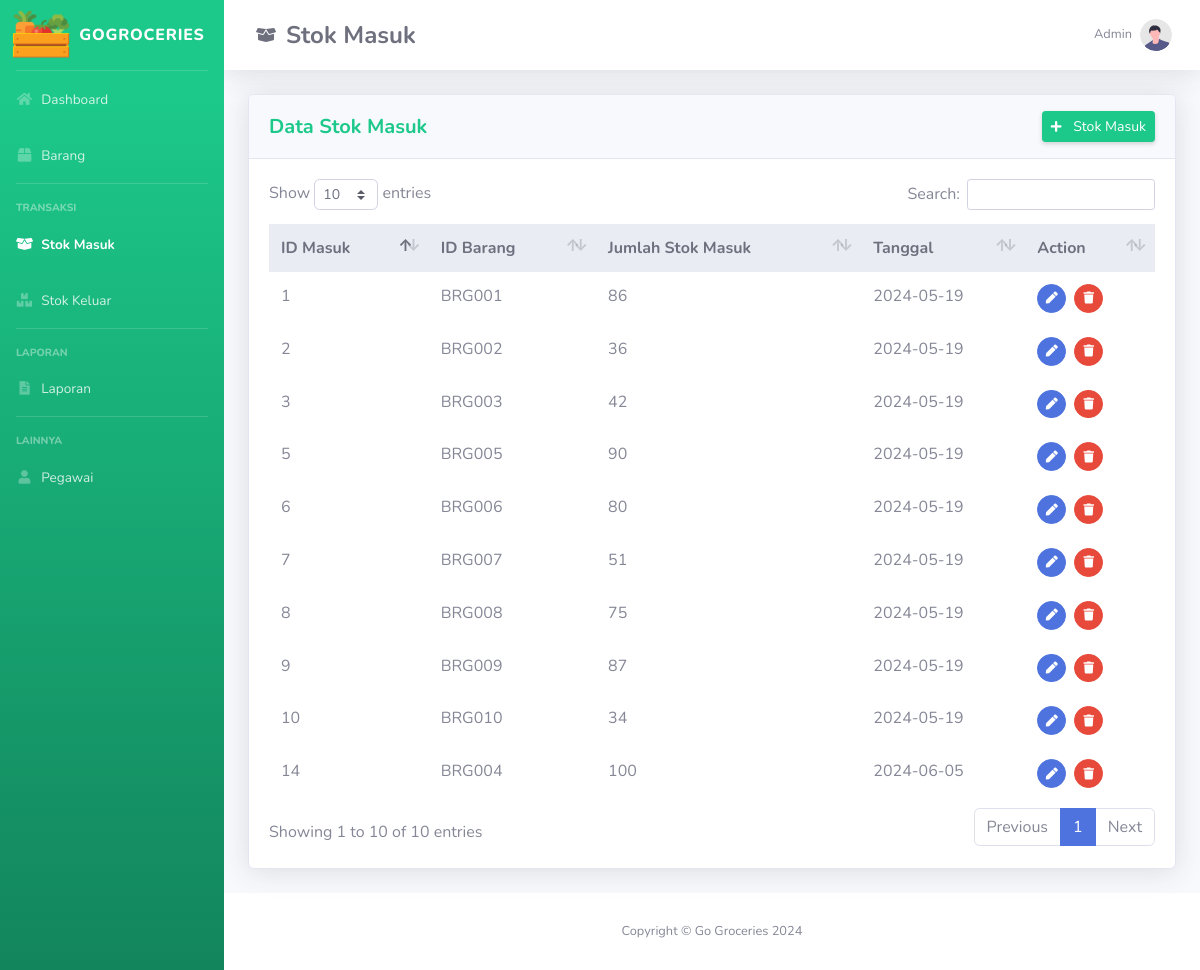
Page /stokmasuk.php on the earlier database version.
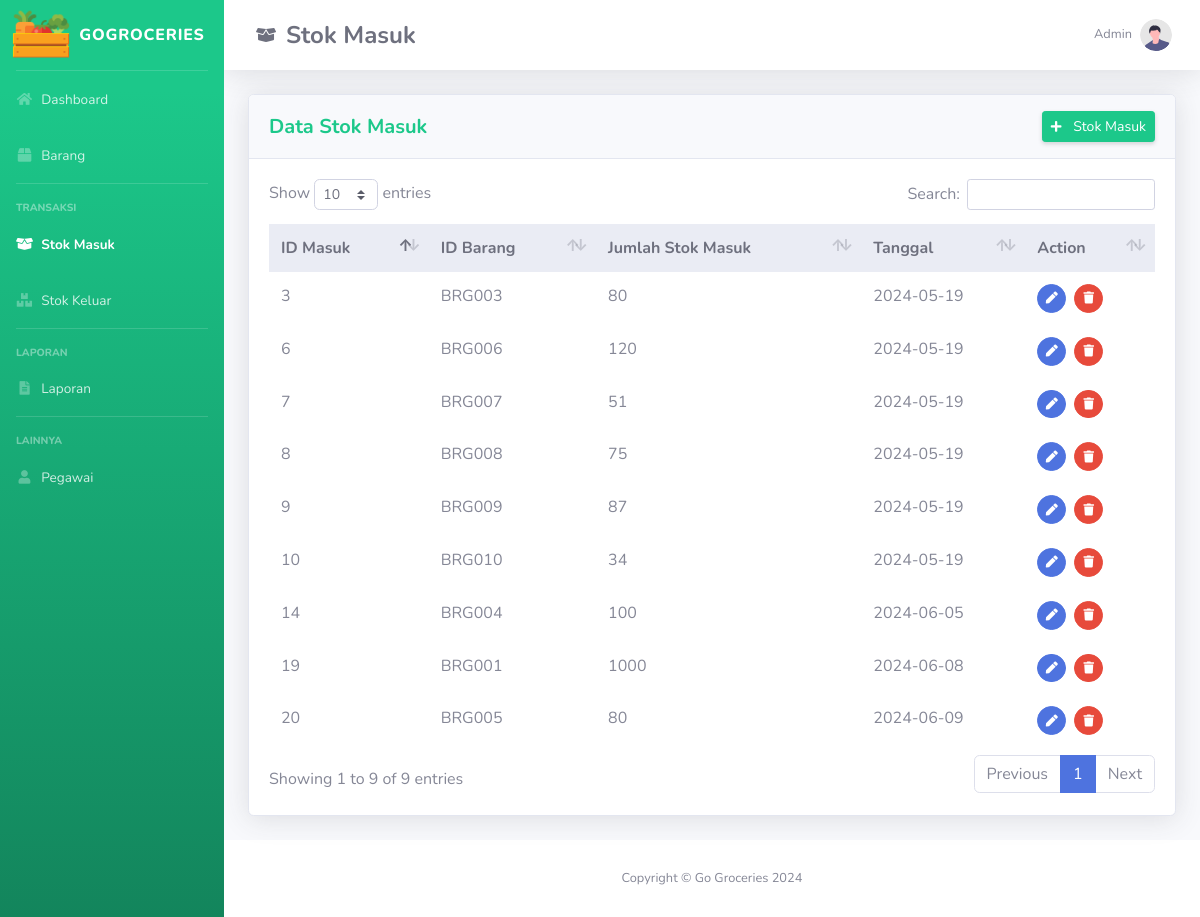
Same page on the later database version.
### tables this page shows
CREATE TABLE `barang_masuk` (
  `id_masuk` int(11) NOT NULL,
  `id_barang` varchar(10) DEFAULT NULL,
  `jumlah_barang` int(11) DEFAULT NULL,
  `tanggal` date DEFAULT NULL
);

### stokmasuk.php (the view, shortened to what the changed rows need)
<?php
    include "conn/conn.php";
    $query_table = mysqli_query($mysqli, "SELECT id_masuk, id_barang, jumlah_barang, tanggal
                                        FROM barang_masuk
                                        WHERE barang_masuk.id_barang = barang_masuk.id_barang AND
                                        barang_masuk.id_masuk = barang_masuk.id_masuk");
?>
<!DOCTYPE html>
<html lang="en">
<head>
    <link href="Assets/vendor/fontawesome-free/css/all.min.css" rel="stylesheet" type="text/css" />
    <link href="Assets/css/sb-admin-2.min.css" rel="stylesheet" />
    <link href="assets/vendor/datatables/dataTables.bootstrap4.min.css" rel="stylesheet" />
</head>
<body id="page-top">
    <div id="wrapper">
      <div id="content-wrapper" class="d-flex flex-column">
        <div id="content">
          <nav
            class="navbar navbar-expand navbar-light bg-white topbar mb-4 static-top shadow"
          >
            <a class="nav-link d-flex align-items-center" href="stokmasuk.php" >
                <h1 class="h4 mb-0 text-gray-700 font-weight-bold" style="margin-left: 10px">Stok Masuk</h1>
            </a>
          </nav>
          <div class="container-fluid">
            <div class="card shadow mb-4">
              <div class="card-body">
                <div class="table-responsive">
                  <table
                    class="table table-borderless"
                    id="dataTable"
                    width="100%"
                    cellspacing="0"
                  >
                    <thead class="thead-light">
                        <tr>
                            <th>ID Masuk</th>
                            <th>ID Barang</th>
                            <th>Jumlah Stok Masuk</th>
                            <th>Tanggal</th>
                            <th>Action</th>
                        </tr>
                    </thead>
                    <tbody>
                        <?php while($result = mysqli_fetch_assoc($query_table)) { ?>
                        <tr>
                            <td><?= $result['id_masuk'] ?></td>
                            <td><?= $result['id_barang'] ?></td>
                            <td><?= $result['jumlah_barang'] ?></td>
                            <td><?= $result['tanggal'] ?></td>
                            <td>
                            <a href="edit-stokmasuk.php?update=<?= $result['id_masuk']; ?>" class="btn btn-primary btn-circle btn-sm" data-toggle="tooltip" data-placement="top" title="Edit">
                                <i class="fas fa-fw fa-pen"></i>
                              </a>
                              <a href="#" class="btn btn-danger btn-circle btn-sm" data-toggle="modal" data-target="#hapusBarangMasuk<?= $result['id_masuk'] ?>" data-toggle="tooltip" data-placement="top" title="Hapus">
                                <i class="fas fa-fw fa-trash"></i>
                              </a>
                            </td>
                        </tr>
                        <?php } ?>
                    </tbody>
                  </table>
                </div>
              </div>
            </div>
          </div>
        </div>
      </div>
    </div>
</body>
</html>

Differences in the rows shown:
removed barang_masuk: id_masuk "1", id_barang "BRG001", jumlah_barang "86", tanggal "2024-05-19"
removed barang_masuk: id_masuk "2", id_barang "BRG002", jumlah_barang "36", tanggal "2024-05-19"
removed barang_masuk: id_masuk "5", id_barang "BRG005", jumlah_barang "90", tanggal "2024-05-19"
changed barang_masuk "BRG003": jumlah_barang "42" → "80"
changed barang_masuk "BRG006": jumlah_barang "80" → "120"
added barang_masuk: id_masuk "19", id_barang "BRG001", jumlah_barang "1000", tanggal "2024-06-08"
added barang_masuk: id_masuk "20", id_barang "BRG005", jumlah_barang "80", tanggal "2024-06-09"
Other differences:
text written by a page script: "Show entries Search: Showing 1 to 10 of 10 entries Previous 1 Next" → "Show entries Search: Showing 1 to 9 of 9 entries Previous 1 Next"
